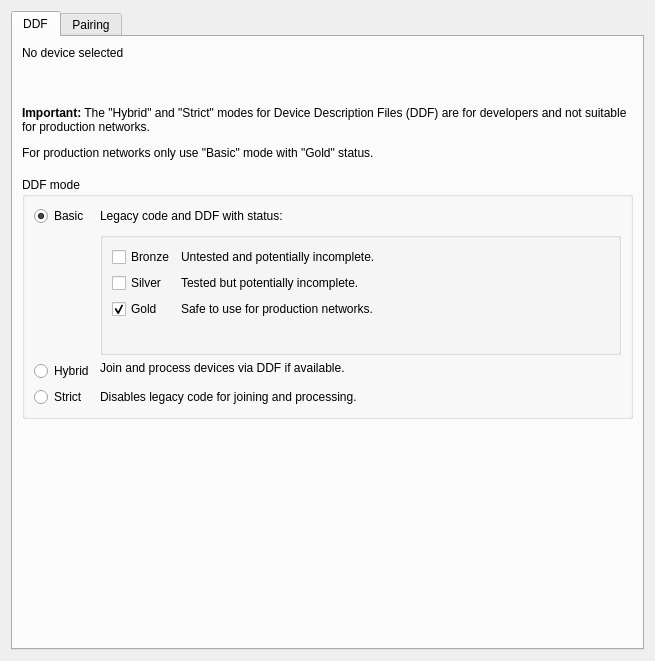
<?xml version="1.0" encoding="UTF-8"?>
<ui version="4.0">
 <class>DeviceWidget</class>
 <widget class="QWidget" name="DeviceWidget">
  <property name="geometry">
   <rect>
    <x>0</x>
    <y>0</y>
    <width>655</width>
    <height>661</height>
   </rect>
  </property>
  <property name="windowTitle">
   <string>Form</string>
  </property>
  <layout class="QVBoxLayout" name="verticalLayout">
   <item>
    <widget class="QTabWidget" name="tabWidget">
     <property name="currentIndex">
      <number>0</number>
     </property>
     <property name="documentMode">
      <bool>false</bool>
     </property>
     <widget class="QWidget" name="devTab1">
      <attribute name="title">
       <string>DDF</string>
      </attribute>
      <layout class="QVBoxLayout" name="verticalLayout_5">
       <item>
        <widget class="QLabel" name="uniqueIdLabel">
         <property name="text">
          <string>No device selected</string>
         </property>
        </widget>
       </item>
       <item>
        <spacer name="verticalSpacer_6">
         <property name="orientation">
          <enum>Qt::Vertical</enum>
         </property>
         <property name="sizeType">
          <enum>QSizePolicy::Fixed</enum>
         </property>
         <property name="sizeHint" stdset="0">
          <size>
           <width>20</width>
           <height>40</height>
          </size>
         </property>
        </spacer>
       </item>
       <item>
        <widget class="QLabel" name="label_5">
         <property name="text">
          <string>&lt;html&gt;&lt;head/&gt;&lt;body&gt;&lt;p&gt;&lt;span style=&quot; font-weight:600;&quot;&gt;Important:&lt;/span&gt; The &amp;quot;Hybrid&amp;quot; and &amp;quot;Strict&amp;quot; modes for Device Description Files (DDF) are for developers and not suitable for production networks.&lt;/p&gt;&lt;p&gt;For production networks only use &amp;quot;Basic&amp;quot; mode with &amp;quot;Gold&amp;quot; status.&lt;/p&gt;&lt;/body&gt;&lt;/html&gt;</string>
         </property>
         <property name="wordWrap">
          <bool>true</bool>
         </property>
        </widget>
       </item>
       <item>
        <spacer name="verticalSpacer_7">
         <property name="orientation">
          <enum>Qt::Vertical</enum>
         </property>
         <property name="sizeType">
          <enum>QSizePolicy::Preferred</enum>
         </property>
         <property name="sizeHint" stdset="0">
          <size>
           <width>20</width>
           <height>11</height>
          </size>
         </property>
        </spacer>
       </item>
       <item>
        <widget class="QGroupBox" name="groupBox">
         <property name="title">
          <string>DDF mode</string>
         </property>
         <property name="flat">
          <bool>false</bool>
         </property>
         <property name="checkable">
          <bool>false</bool>
         </property>
         <layout class="QFormLayout" name="formLayout">
          <item row="0" column="0">
           <widget class="QRadioButton" name="ddfFilteredRadioButton">
            <property name="text">
             <string>Basic</string>
            </property>
            <property name="checked">
             <bool>true</bool>
            </property>
           </widget>
          </item>
          <item row="0" column="1">
           <widget class="QLabel" name="label_7">
            <property name="text">
             <string>Legacy code and DDF with status:</string>
            </property>
            <property name="wordWrap">
             <bool>true</bool>
            </property>
           </widget>
          </item>
          <item row="2" column="0">
           <widget class="QRadioButton" name="ddfNormalRadioButton">
            <property name="text">
             <string>Hybrid</string>
            </property>
           </widget>
          </item>
          <item row="2" column="1">
           <widget class="QLabel" name="label_4">
            <property name="text">
             <string>&lt;html&gt;&lt;head/&gt;&lt;body&gt;&lt;p&gt;Join and process devices via DDF if available. &lt;/p&gt;&lt;/body&gt;&lt;/html&gt;</string>
            </property>
            <property name="alignment">
             <set>Qt::AlignLeading|Qt::AlignLeft|Qt::AlignTop</set>
            </property>
            <property name="wordWrap">
             <bool>true</bool>
            </property>
           </widget>
          </item>
          <item row="3" column="0">
           <widget class="QRadioButton" name="ddfStrictRadioButton">
            <property name="text">
             <string>Strict</string>
            </property>
           </widget>
          </item>
          <item row="3" column="1">
           <widget class="QLabel" name="label_6">
            <property name="text">
             <string>Disables legacy code for joining and processing.</string>
            </property>
            <property name="wordWrap">
             <bool>true</bool>
            </property>
           </widget>
          </item>
          <item row="1" column="1">
           <widget class="QGroupBox" name="ddfFilterGroupBox">
            <property name="title">
             <string/>
            </property>
            <layout class="QFormLayout" name="formLayout_2">
             <item row="0" column="0">
              <widget class="QCheckBox" name="ddfFilterBronzeCheckBox">
               <property name="text">
                <string>Bronze</string>
               </property>
              </widget>
             </item>
             <item row="1" column="0">
              <widget class="QCheckBox" name="ddfFilterSilverCheckBox">
               <property name="text">
                <string>Silver</string>
               </property>
              </widget>
             </item>
             <item row="0" column="1">
              <widget class="QLabel" name="label_8">
               <property name="text">
                <string>Untested and potentially incomplete.</string>
               </property>
               <property name="wordWrap">
                <bool>true</bool>
               </property>
              </widget>
             </item>
             <item row="1" column="1">
              <widget class="QLabel" name="label_9">
               <property name="text">
                <string>Tested but potentially incomplete.</string>
               </property>
               <property name="wordWrap">
                <bool>true</bool>
               </property>
              </widget>
             </item>
             <item row="2" column="0">
              <widget class="QCheckBox" name="ddfFilterGoldCheckBox">
               <property name="text">
                <string>Gold</string>
               </property>
               <property name="checked">
                <bool>true</bool>
               </property>
              </widget>
             </item>
             <item row="2" column="1">
              <widget class="QLabel" name="label_10">
               <property name="text">
                <string>Safe to use for production networks.</string>
               </property>
               <property name="wordWrap">
                <bool>true</bool>
               </property>
              </widget>
             </item>
            </layout>
           </widget>
          </item>
         </layout>
        </widget>
       </item>
       <item>
        <spacer name="verticalSpacer_5">
         <property name="orientation">
          <enum>Qt::Vertical</enum>
         </property>
         <property name="sizeHint" stdset="0">
          <size>
           <width>20</width>
           <height>40</height>
          </size>
         </property>
        </spacer>
       </item>
      </layout>
     </widget>
     <widget class="QWidget" name="devTab2">
      <attribute name="title">
       <string>Pairing</string>
      </attribute>
      <layout class="QVBoxLayout" name="verticalLayout_2">
       <item>
        <widget class="QStackedWidget" name="permitJoinStackedWidget">
         <property name="currentIndex">
          <number>0</number>
         </property>
         <widget class="QWidget" name="permitJoinDisabledPage">
          <layout class="QVBoxLayout" name="verticalLayout_3">
           <item>
            <spacer name="verticalSpacer_2">
             <property name="orientation">
              <enum>Qt::Vertical</enum>
             </property>
             <property name="sizeType">
              <enum>QSizePolicy::Preferred</enum>
             </property>
             <property name="sizeHint" stdset="0">
              <size>
               <width>20</width>
               <height>120</height>
              </size>
             </property>
            </spacer>
           </item>
           <item>
            <widget class="QLabel" name="label">
             <property name="text">
              <string>Permit join is disabled.</string>
             </property>
            </widget>
           </item>
           <item>
            <widget class="QPushButton" name="enablePermitJoinButton">
             <property name="sizePolicy">
              <sizepolicy hsizetype="Fixed" vsizetype="Fixed">
               <horstretch>0</horstretch>
               <verstretch>0</verstretch>
              </sizepolicy>
             </property>
             <property name="text">
              <string>Enable permit join</string>
             </property>
            </widget>
           </item>
           <item>
            <spacer name="verticalSpacer">
             <property name="orientation">
              <enum>Qt::Vertical</enum>
             </property>
             <property name="sizeHint" stdset="0">
              <size>
               <width>20</width>
               <height>40</height>
              </size>
             </property>
            </spacer>
           </item>
          </layout>
         </widget>
         <widget class="QWidget" name="permitJoinEnabledPage">
          <layout class="QVBoxLayout" name="verticalLayout_4">
           <item>
            <spacer name="verticalSpacer_3">
             <property name="orientation">
              <enum>Qt::Vertical</enum>
             </property>
             <property name="sizeType">
              <enum>QSizePolicy::Preferred</enum>
             </property>
             <property name="sizeHint" stdset="0">
              <size>
               <width>20</width>
               <height>120</height>
              </size>
             </property>
            </spacer>
           </item>
           <item>
            <widget class="QLabel" name="label_2">
             <property name="text">
              <string>Permit join is enabled</string>
             </property>
            </widget>
           </item>
           <item>
            <layout class="QHBoxLayout" name="horizontalLayout">
             <item>
              <widget class="QLabel" name="label_3">
               <property name="text">
                <string>Seconds remaining:</string>
               </property>
              </widget>
             </item>
             <item>
              <widget class="QLabel" name="permitJoinRemainingTimeLabel">
               <property name="text">
                <string>0</string>
               </property>
              </widget>
             </item>
             <item>
              <spacer name="horizontalSpacer">
               <property name="orientation">
                <enum>Qt::Horizontal</enum>
               </property>
               <property name="sizeHint" stdset="0">
                <size>
                 <width>40</width>
                 <height>20</height>
                </size>
               </property>
              </spacer>
             </item>
            </layout>
           </item>
           <item>
            <widget class="QPushButton" name="disablePermitJoinButton">
             <property name="sizePolicy">
              <sizepolicy hsizetype="Fixed" vsizetype="Fixed">
               <horstretch>0</horstretch>
               <verstretch>0</verstretch>
              </sizepolicy>
             </property>
             <property name="text">
              <string>Disable permit join</string>
             </property>
            </widget>
           </item>
           <item>
            <spacer name="verticalSpacer_4">
             <property name="orientation">
              <enum>Qt::Vertical</enum>
             </property>
             <property name="sizeHint" stdset="0">
              <size>
               <width>20</width>
               <height>40</height>
              </size>
             </property>
            </spacer>
           </item>
          </layout>
         </widget>
        </widget>
       </item>
      </layout>
     </widget>
    </widget>
   </item>
  </layout>
 </widget>
 <resources/>
 <connections/>
</ui>
